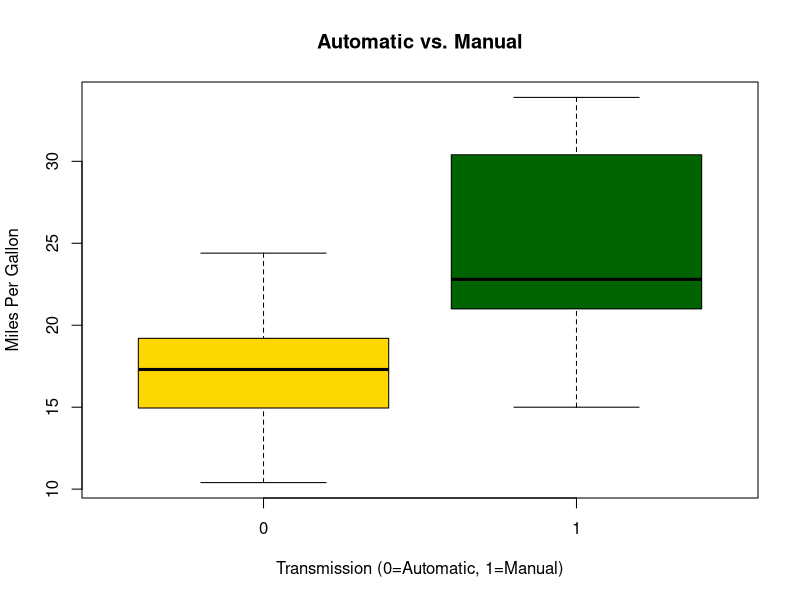
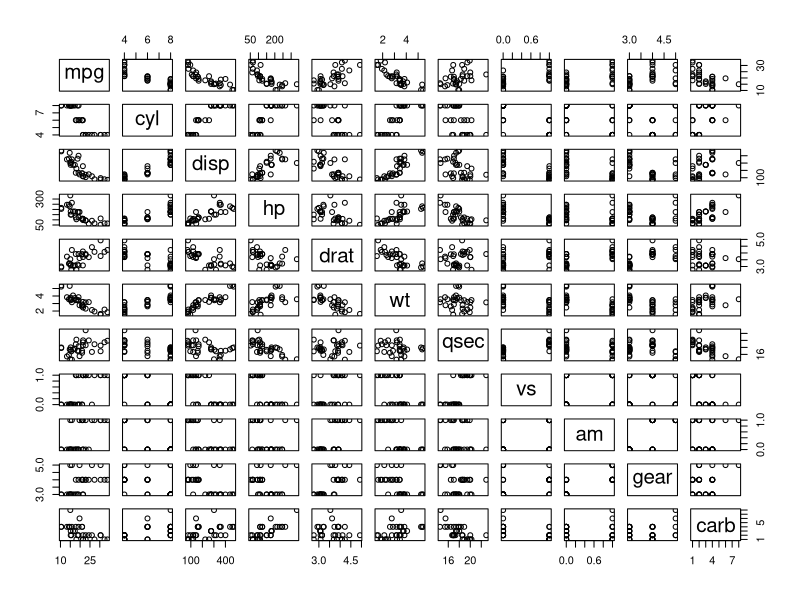
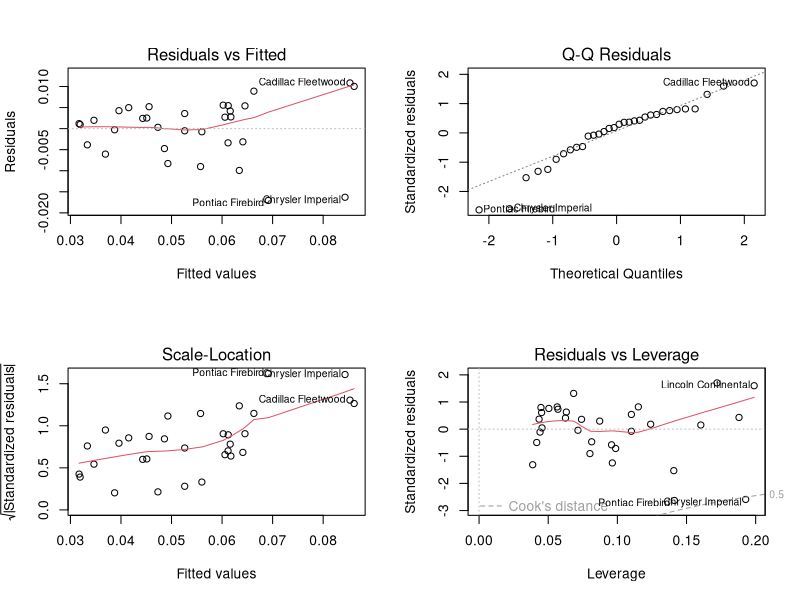

Here is the R script that generated these plots, in order:
## ---- chunk 1
  library(datasets)
  data(mtcars)
  mtcarsfit1 <- lm(mpg ~ am, data = mtcars)
  summary(mtcarsfit1)
## ---- chunk 2
  mtcarsbasemodel3 <- lm(1/mpg ~ wt, data = mtcars)
  mtcarsaugmodel3 <- lm(1/mpg ~ wt + disp, data = mtcars)
  anova(mtcarsbasemodel3, mtcarsaugmodel3)
## ---- chunk 3
  mtcarsbasemodel4 <- lm(1/mpg ~ wt + disp, data = mtcars)
  mtcarsaugmodel4 <- lm(1/mpg ~ wt + disp + drat + vs + gear + carb, data = mtcars)
  anova(mtcarsbasemodel4, mtcarsaugmodel4)
## ---- chunk 4
  summary(mtcarsbasemodel4)
## ---- chunk 5
  boxplot(mpg~factor(am),data=mtcars, main="Automatic vs. Manual", 
    xlab="Transmission (0=Automatic, 1=Manual)", ylab="Miles Per Gallon",
    col=c("gold","darkgreen"))
## ---- chunk 6
  pairs(mtcars)
## ---- chunk 7
  par(mfrow = c(2, 2))
  plot(mtcarsbasemodel4)
